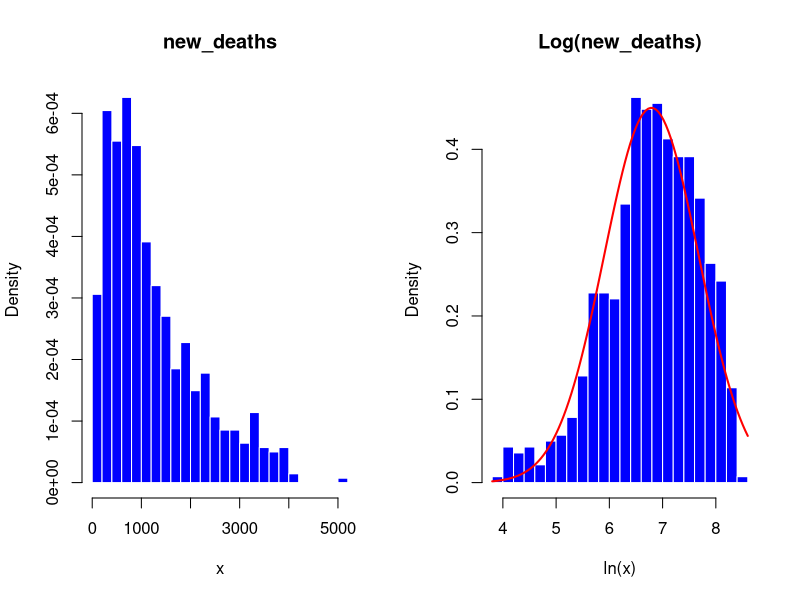
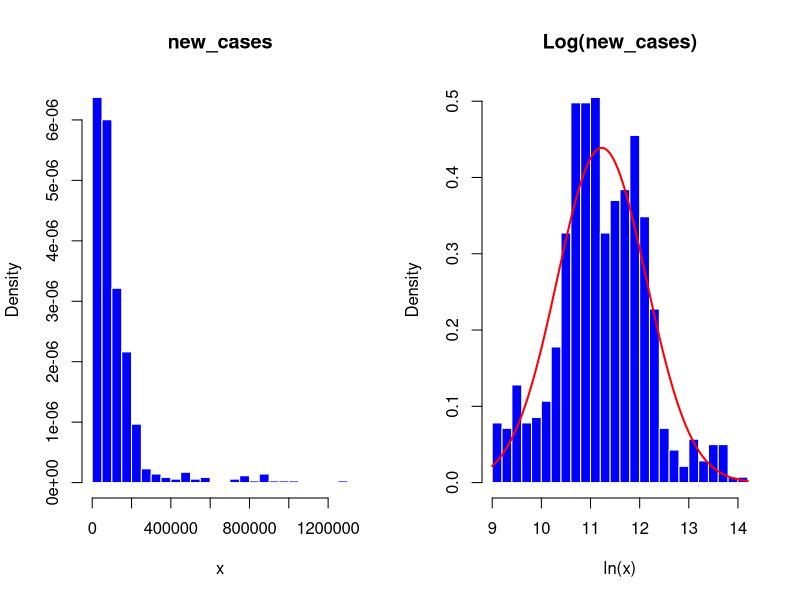
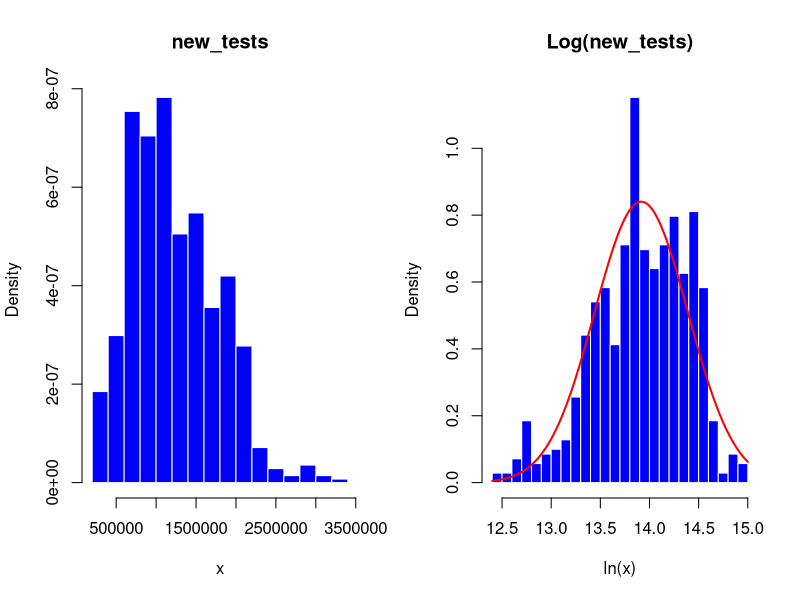
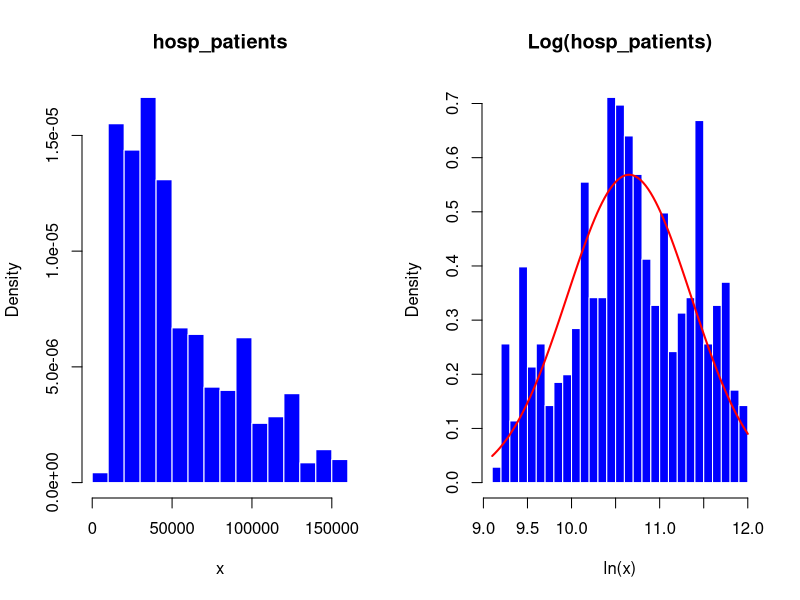
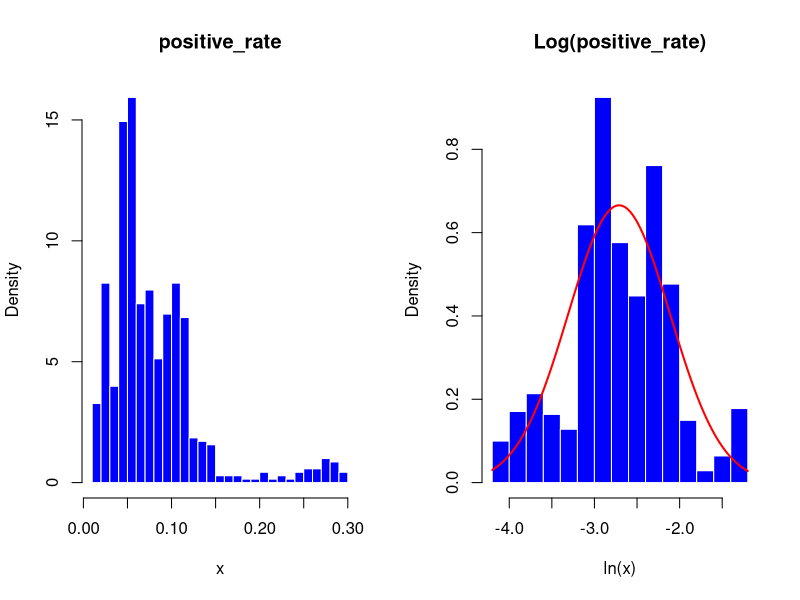
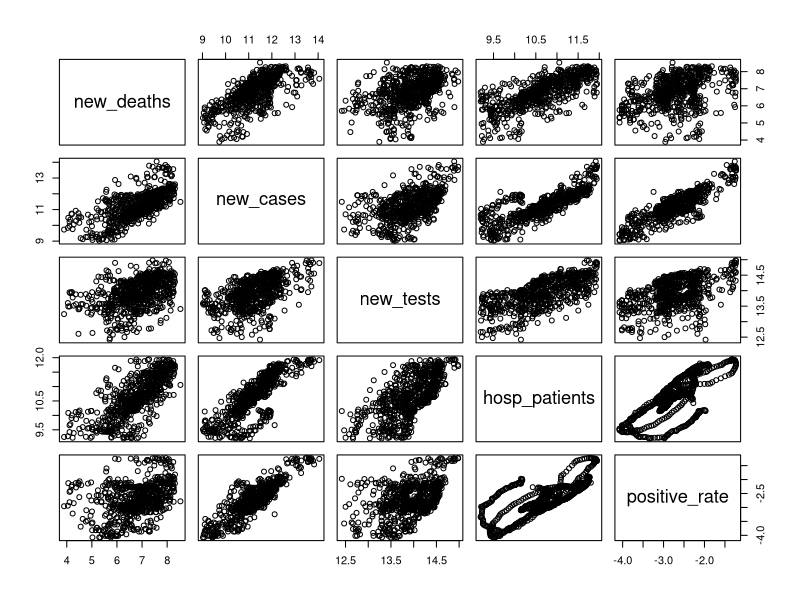

These figures' R source, in order:
## ---- chunk 1
library(dplyr)
library(tidyr)
library(rmarkdown)
library(ggplot2)

old_data <- read.csv("usa.csv")
paged_table(old_data) # thay thế cho print, in ra bảng đẹp hơn
## ---- chunk 2
new_data <- old_data %>% select(3:14)
paged_table(new_data)
## ---- chunk 3
main_data <- subset(new_data , select = c(new_deaths , new_cases , new_tests, hosp_patients , positive_rate))
# paged_table(main_data)
## ---- chunk 4
main_data %>% sapply(function(col) sum(is.na(col)))    #Số dữ liệu bị khuyết theo cột
apply(main_data, 2, function(x)sum(is.na(x))/length(x))    #Tỉ lệ dữ liệu bị khuyết
## ---- chunk 5
main_data <- na.omit(main_data)
# main_data[is.na(main_data)] <- 0    #NA <- 0
paged_table(main_data)
## ---- chunk 6
stat_table<-apply(main_data[,c("new_deaths", "new_cases", "new_tests", "hosp_patients", "positive_rate")], 2,
function(x){c(mean(x), median(x), sd(x), min(x), max(x))})
rownames(stat_table)<-c("mean", "median", "sd", "min", "max")
paged_table(as.data.frame(stat_table))
## ---- chunk 7
plot_hist_norm <- function(data, var) {
  # Calculate the variable to plot
  plot_var <- data[[var]]
  par(mfrow = c(1, 2))
  # Histogram of the variable
  # Normal curve overlay
  hist(plot_var, main = paste0(var), xlab = "x",
     col = "blue", border = "white", breaks = 20, freq = FALSE)
  hist(log(plot_var), main = paste0("Log(", var, ")"), xlab = "ln(x)",
     col = "blue", border = "white", breaks = 20, freq = FALSE)
  curve(dnorm(x, mean = mean(log(plot_var)), sd = sd(log(plot_var))), 
        col = "red", lwd = 2, add = TRUE) 
}
for (col_name in colnames(main_data)) {
  # Call plot_hist_norm on each column
  plot_hist_norm(main_data, col_name)
}
## ---- chunk 8
# Apply log data transformation to all variables
for (col_name in colnames(main_data)) {
  main_data[[col_name]] <- log(main_data[[col_name]])
}

stat_table<-apply(main_data[,c("new_deaths", "new_cases", "new_tests", "hosp_patients", "positive_rate")], 2,
function(x){c(mean(x), median(x), sd(x), min(x), max(x))})
rownames(stat_table)<-c("mean", "median", "sd", "min", "max")
paged_table(as.data.frame(stat_table))
## ---- chunk 9
paged_table(as.data.frame(cor(main_data)))
## ---- chunk 10
contTab = subset(main_data, select = colnames(main_data))
pairs(contTab)
## ---- chunk 11
model <- lm(new_deaths ~ new_cases + new_tests + hosp_patients + positive_rate, 
            data = main_data)
summary(model)
# In ra cac he so cua mo hinh
paged_table(as.data.frame(t(model$coefficients)))
## ---- chunk 12
SSE <- (model$residuals ^ 2) %>% sum()
SSR <- ((model$fitted.values - mean(main_data$new_deaths)) ^ 2) %>% sum()
SST <- ((main_data$new_deaths - mean(main_data$new_deaths)) ^ 2) %>% sum()
table <- data.frame(SSE, SSR, SST)
# Print the table
paged_table(table)
## ---- chunk 13
error_sd <- sqrt(SSE / (nrow(main_data) - 5))
print(error_sd)
## ---- chunk 14
R2 <- SSR / SST
print(paste0("R^2 = ", R2))
## ---- chunk 15
R2_adjusted <- 1 - (nrow(main_data) - 1)/(nrow(main_data) - 5)*(1-R2) 
print(paste0("Adjusted R^2 = ", R2_adjusted))
## ---- chunk 16
confint(model , level = 0.95)
## ---- chunk 17
f <-((nrow(main_data) - 5)/4)*(R2 / (1 - R2)) 
print(paste0("F = ", f))
## ---- chunk 18
prediction <- data.frame(new_cases=c(log(500000)), new_tests=c(log(2000000)), hosp_patients=c(log(100000)), positive_rate = c(log(0.2)))
predict(model, prediction , interval = 'confidence')
## ---- chunk 19
prediction_result <- predict(model, prediction, interval = 'confidence')
prediction_result[, 1:3] <- exp(prediction_result[, 1:3])
print(prediction_result)
## ---- chunk 20
se <- sqrt(diag(vcov(model)))
print(se)
